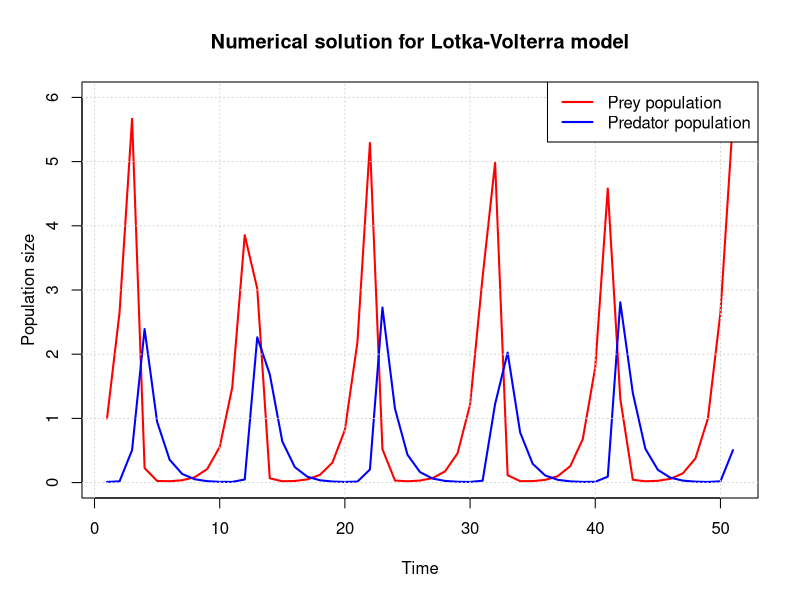

This figure's R source:
## ---- chunk 1
rm(list = ls())  #Command to clean all the data
library(deSolve) #Library used to solve differential equations
## ---- chunk 2
lotka_model = function(t, y, p) {
  list(c(
    x = p$alpha * y[["x"]] - p$beta * y[["x"]] * y[["y"]],#Equation 1 from the tutorial
    y = p$delta * y[["x"]] * y[["y"]] - p$gamma * y[["y"]] #Equation 2 from the tutorial
    ))
  }
## ---- chunk 3
p = list(alpha = 1, #Prey growth rate
         beta = 2,  #Grazing efficiency coefficient
         delta = 1, #Predator decay rate
         gamma = 1) #Predator growth rate per prey unit

y0 = c(x=1,         #Initial prey density
       y=0.01)         #Initial predator density

times = seq(0, 50, by = 1) 
## ---- chunk 4
lotka_model_res = lsoda(y = y0, #The initial (state) values
            times = times, #Times at which explicit estimates for y are desired
            func = lotka_model, #Numerical model
            parms = p) #vector or list of parameters used in func
## ---- chunk 5
plot(lotka_model_res[,2], type="l", col="red", lwd=2, xlab="", ylab="", ylim=c(0,6))
lines(as.vector(lotka_model_res[,3]), type="l", col="blue", lwd=2)
grid()
title(ylab = expression("Population size"),line=2, cex.lab=1)
title(xlab = expression("Time", line=1, cex.lab=1))
title(main = "Numerical solution for Lotka-Volterra model")
legend("topright", legend=c("Prey population", "Predator population"), col=c("red", "blue"), lwd=c(2,2), ncol=1)
